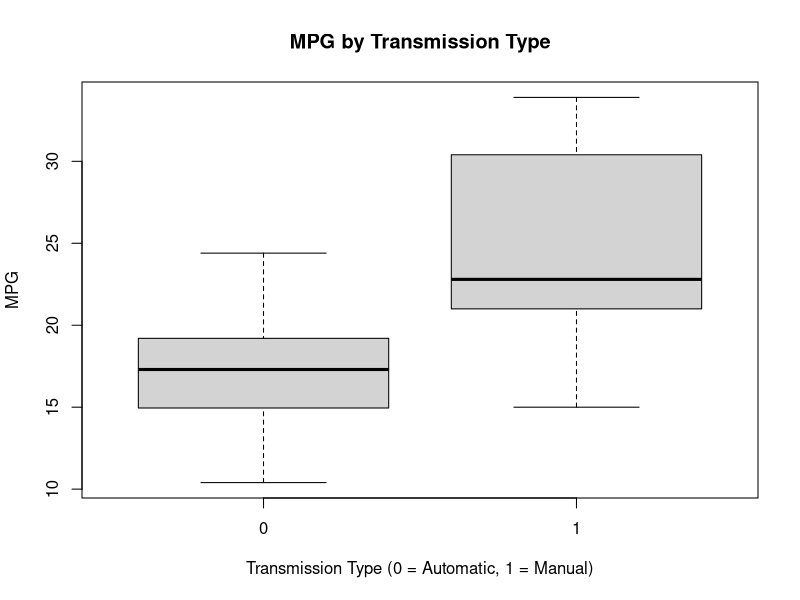
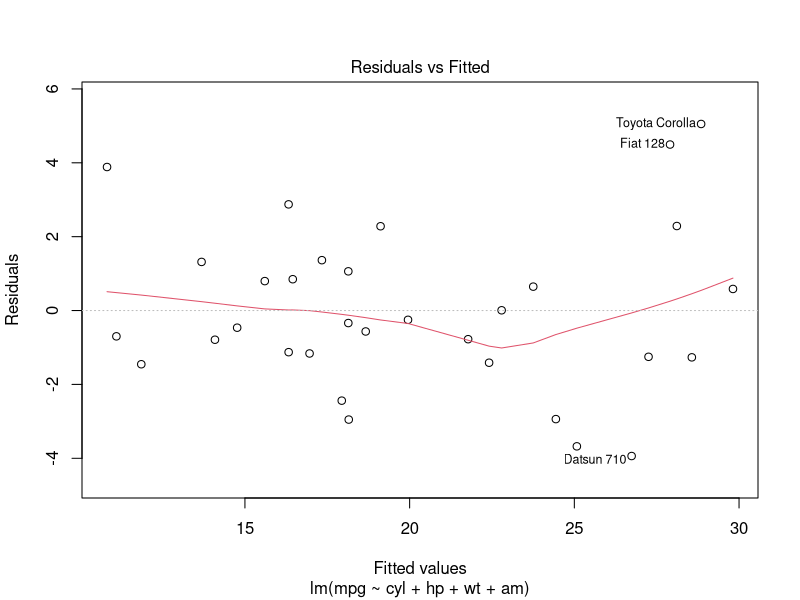
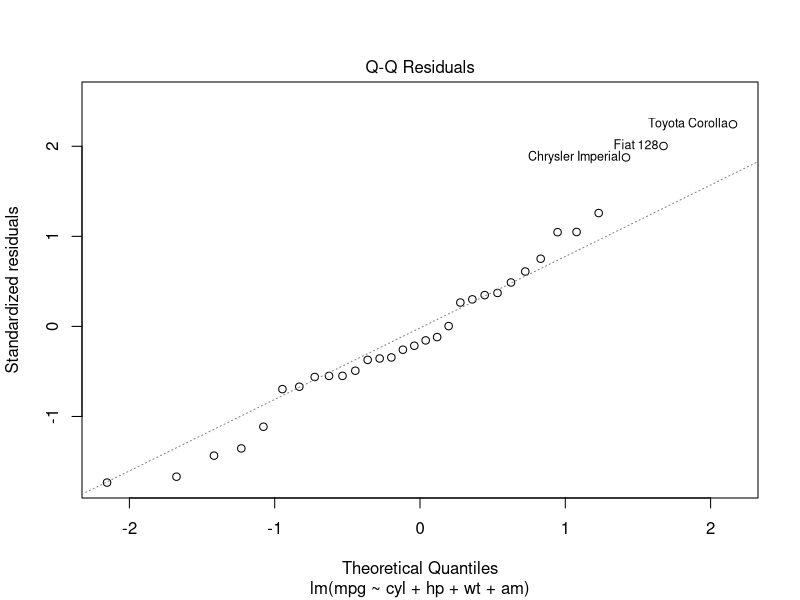
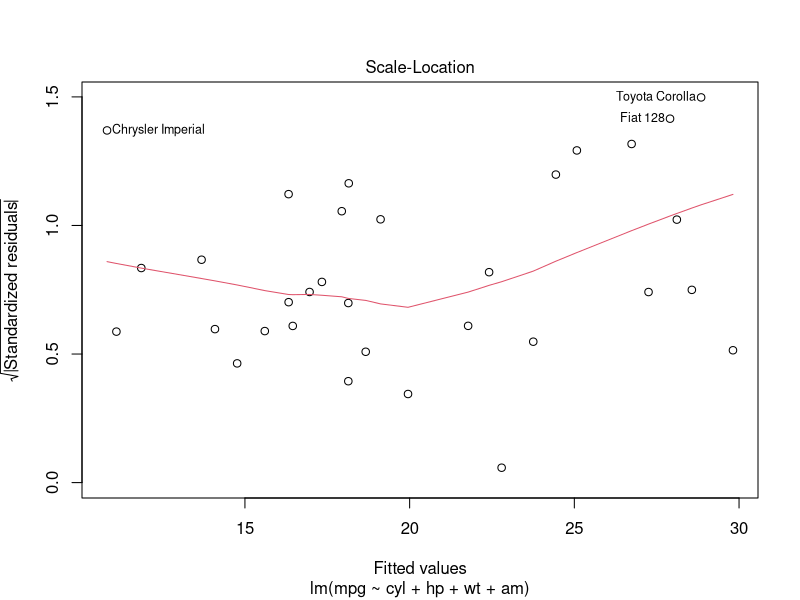
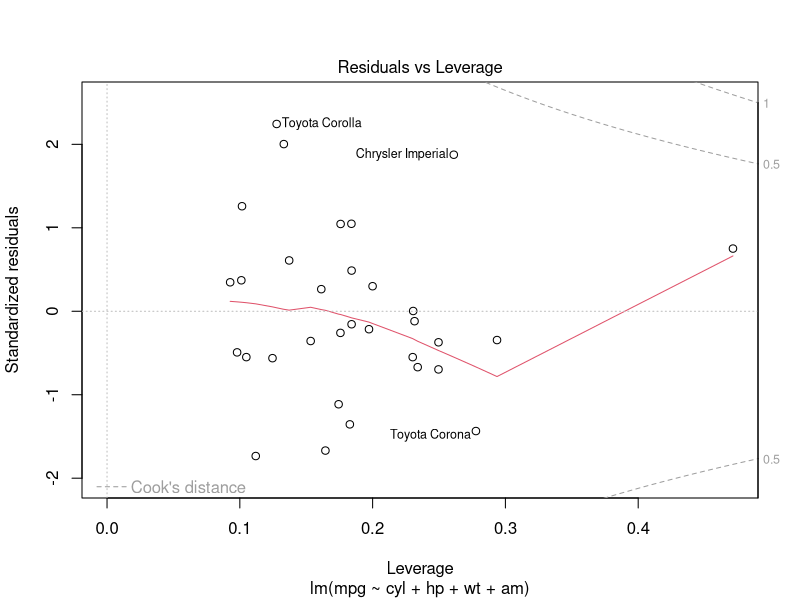

Reproduce these figures in R, in order.
## ---- chunk 1
library(ggplot2)
data(mtcars)
head(mtcars, n=3)
dim(mtcars)
mtcars$cyl <- as.factor(mtcars$cyl)
mtcars$vs <- as.factor(mtcars$vs)
mtcars$am <- factor(mtcars$am)
mtcars$gear <- factor(mtcars$gear)
mtcars$carb <- factor(mtcars$carb)
attach(mtcars)
## ---- chunk 2
testResults <- t.test(mpg ~ am)
testResults$p.value
## ---- chunk 3
testResults$estimate
## ---- chunk 4
fullModelFit <- lm(mpg ~ ., data = mtcars)
summary(fullModelFit)  # results hidden
summary(fullModelFit)$coeff  # results hidden
## ---- chunk 5
stepFit <- step(fullModelFit)
summary(stepFit) # results hidden
summary(stepFit)$coeff # results hidden
## ---- chunk 6
sum((abs(dfbetas(stepFit)))>1)
## ---- chunk 7
boxplot(mpg ~ am, 
        xlab="Transmission Type (0 = Automatic, 1 = Manual)", 
        ylab="MPG",
        main="MPG by Transmission Type")
## ---- chunk 8
par(mfrow = c(1, 1))
plot(stepFit)
